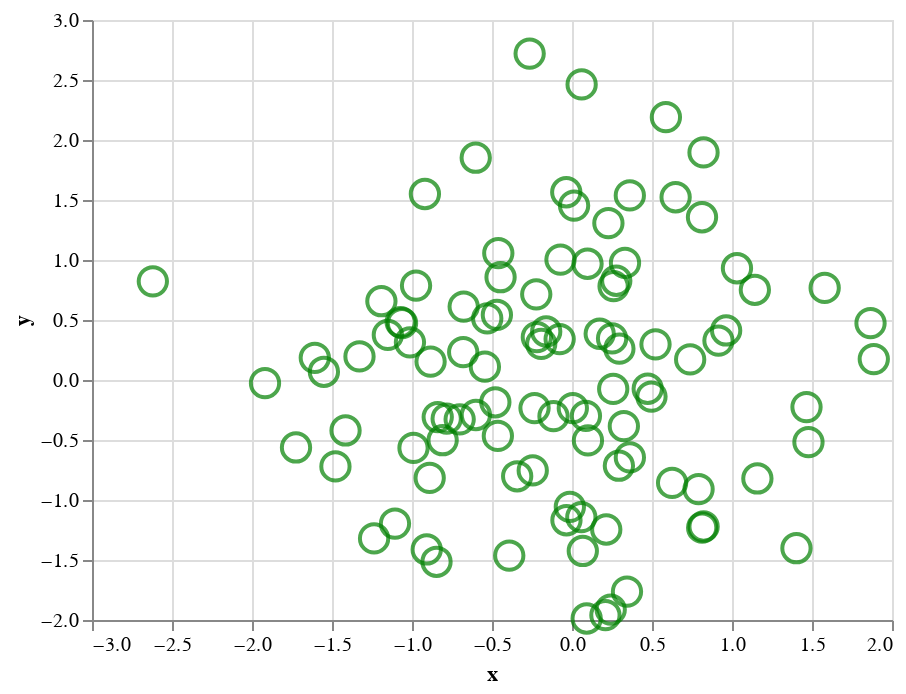

Source (notebook cell):
### Markdown cell above
## Локальные настройки маркеров

В фукнции ``mark_point()`` можно передать локальные настройки, которые перепишут настройки верхнего уровня.
Аргументы у этой функции те же, что и для ``configure_mark``.

### Code cell
alt.Chart(data).mark_point(color='green', filled=False).encode(
    x='x:Q',
    y='y:Q'
).configure_point(
    size=200,
    color='red',
    filled=True
)

### Figure 1 — Vega-Lite specification as saved in the notebook (floating-point values rounded to 4 significant figures)
{"config": {"view": {"continuousWidth": 400, "continuousHeight": 300}, "point": {"color": "red", "filled": true, "size": 200}}, "data": {"name": "data-ae1344d1d8690fa86222a4d9fb43266b"}, "mark": {"type": "point", "color": "green", "filled": false}, "encoding": {"x": {"type": "quantitative", "field": "x"}, "y": {"type": "quantitative", "field": "y"}}, "$schema": "https://vega.github.io/schema/vega-lite/v4.8.1.json", "datasets": {"data-ae1344d1d8690fa86222a4d9fb43266b": [{"x": 0.4967, "y": -0.1383}, {"x": 0.6477, "y": 1.523}, {"x": -0.2342, "y": -0.2341}, {"x": 1.579, "y": 0.7674}, {"x": -0.4695, "y": 0.5426}, {"x": -0.4634, "y": -0.4657}, {"x": 0.242, "y": -1.913}, {"x": -1.725, "y": -0.5623}, {"x": -1.013, "y": 0.3142}, {"x": -0.908, "y": -1.412}, {"x": 1.466, "y": -0.2258}, {"x": 0.06753, "y": -1.425}, {"x": -0.5444, "y": 0.1109}, {"x": -1.151, "y": 0.3757}, {"x": -0.6006, "y": -0.2917}, {"x": -0.6017, "y": 1.852}, {"x": -0.0135, "y": -1.058}, {"x": 0.8225, "y": -1.221}, {"x": 0.2089, "y": -1.96}, {"x": -1.328, "y": 0.1969}, {"x": 0.7385, "y": 0.1714}, {"x": -0.1156, "y": -0.3011}, {"x": -1.479, "y": -0.7198}, {"x": -0.4606, "y": 1.057}, {"x": 0.3436, "y": -1.763}, {"x": 0.3241, "y": -0.3851}, {"x": -0.6769, "y": 0.6117}, {"x": 1.031, "y": 0.9313}, {"x": -0.8392, "y": -0.3092}, {"x": 0.3313, "y": 0.9755}, {"x": -0.4792, "y": -0.1857}, {"x": -1.106, "y": -1.196}, {"x": 0.8125, "y": 1.356}, {"x": -0.07201, "y": 1.004}, {"x": 0.3616, "y": -0.6451}, {"x": 0.3614, "y": 1.538}, {"x": -0.03583, "y": 1.565}, {"x": -2.62, "y": 0.8219}, {"x": 0.08705, "y": -0.299}, {"x": 0.09176, "y": -1.988}, {"x": -0.2197, "y": 0.3571}, {"x": 1.478, "y": -0.5183}, {"x": -0.8085, "y": -0.5018}, {"x": 0.9154, "y": 0.3288}, {"x": -0.5298, "y": 0.5133}, {"x": 0.09708, "y": 0.9686}, {"x": -0.7021, "y": -0.3277}, {"x": -0.3921, "y": -1.464}, {"x": 0.2961, "y": 0.2611}, {"x": 0.005113, "y": -0.2346}, {"x": -1.415, "y": -0.4206}, {"x": -0.3427, "y": -0.8023}, {"x": -0.1613, "y": 0.4041}, {"x": 1.886, "y": 0.1746}, {"x": 0.2576, "y": -0.07445}, {"x": -1.919, "y": -0.02651}, {"x": 0.06023, "y": 2.463}, {"x": -0.1924, "y": 0.3015}, {"x": -0.03471, "y": -1.169}, {"x": 1.143, "y": 0.7519}, {"x": 0.791, "y": -0.9094}, {"x": 1.403, "y": -1.402}, {"x": 0.5869, "y": 2.19}, {"x": -0.9905, "y": -0.5663}, {"x": 0.09965, "y": -0.5035}, {"x": -1.551, "y": 0.06856}, {"x": -1.062, "y": 0.4736}, {"x": -0.9194, "y": 1.55}, {"x": -0.7833, "y": -0.3221}, {"x": 0.8135, "y": -1.231}, {"x": 0.2275, "y": 1.307}, {"x": -1.607, "y": 0.1846}, {"x": 0.2599, "y": 0.7818}, {"x": -1.237, "y": -1.32}, {"x": 0.5219, "y": 0.297}, {"x": 0.2505, "y": 0.3464}, {"x": -0.68, "y": 0.2323}, {"x": 0.2931, "y": -0.7144}, {"x": 1.866, "y": 0.4738}, {"x": -1.191, "y": 0.6566}, {"x": -0.9747, "y": 0.7871}, {"x": 1.159, "y": -0.8207}, {"x": 0.9634, "y": 0.4128}, {"x": 0.8221, "y": 1.897}, {"x": -0.2454, "y": -0.7537}, {"x": -0.8895, "y": -0.8158}, {"x": -0.0771, "y": 0.3412}, {"x": 0.2767, "y": 0.8272}, {"x": 0.013, "y": 1.454}, {"x": -0.2647, "y": 2.72}, {"x": 0.6257, "y": -0.8572}, {"x": -1.071, "y": 0.4825}, {"x": -0.2235, "y": 0.714}, {"x": 0.4732, "y": -0.07283}, {"x": -0.8468, "y": -1.515}, {"x": -0.4465, "y": 0.8564}, {"x": 0.2141, "y": -1.246}, {"x": 0.1732, "y": 0.3853}, {"x": -0.8839, "y": 0.1537}, {"x": 0.05821, "y": -1.143}]}}
